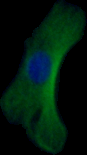
#> input picture tests/fixtures/cells/P1_W1_C2.PNG, 87 x 155 px, given in place of P1_W1_C1.PNG, which was not available
$ python make_fixtures.py cells/P1_W1_C2.PNG
#> lines starting #> are read from the running program, lines starting #| are printed output that depends on the picture; after the words box and inside, x2 and y2 are one past the last pixel; in counts of white or black regions, pixels touching at a corner belong together; pictures that were not available may be replaced by others from this repository, and a replacement may not be noted
### microtubule_quantification.py
#!/usr/bin/env python3
"""
Microtubule Quantification Script
Analyzes cropped cell images to quantify microtubule presence (green fluorescence)
Prioritizes accuracy over speed with sophisticated image processing
"""

import cv2
import numpy as np
import pandas as pd
import matplotlib.pyplot as plt
from pathlib import Path
import argparse
from typing import Tuple, Dict
import json


class MicrotubuleQuantifier:
    """Quantifies microtubule presence in fluorescent cell images"""

    def __init__(self, gaussian_blur_size=5, morphology_kernel_size=3):
        """
        Initialize quantifier with processing parameters

        Args:
            gaussian_blur_size: Size of Gaussian blur kernel (must be odd)
            morphology_kernel_size: Size of morphological operation kernel
        """
        self.gaussian_blur_size = gaussian_blur_size
        self.morphology_kernel_size = morphology_kernel_size

    def extract_green_channel(self, image: np.ndarray) -> np.ndarray:
        """Extract and enhance green channel from RGB image"""
        if len(image.shape) == 2:
            # Already grayscale
            return image

        # Extract green channel
        green_channel = image[:, :, 1]
        return green_channel

    def create_nucleus_mask(self, image: np.ndarray) -> np.ndarray:
        """
        Create a mask of the nucleus (blue stained regions)
        Returns a binary mask where nucleus pixels are 255 (white)
        """
        if len(image.shape) == 2:
            # Grayscale image, no blue channel
            return np.zeros_like(image)

        # Extract blue channel
        blue_channel = image[:, :, 0]

        # Threshold to identify nucleus (blue regions)
        # Using Otsu's method for automatic thresholding
        _, nucleus_mask = cv2.threshold(blue_channel, 0, 255, cv2.THRESH_BINARY + cv2.THRESH_OTSU)

        # Clean up the mask with morphological operations
        kernel = cv2.getStructuringElement(cv2.MORPH_ELLIPSE, (5, 5))
        nucleus_mask = cv2.morphologyEx(nucleus_mask, cv2.MORPH_CLOSE, kernel, iterations=2)

        return nucleus_mask

    # [32 lines left out: functions apply_background_subtraction, denoise_image, not called in this run]

    def threshold_microtubules(self, denoised: np.ndarray) -> Tuple[np.ndarray, int]:
        """
        Apply multiple thresholding methods and use the most conservative
        Returns binary mask and threshold value used
        """
        # Method 1: Otsu's method (automatic optimal threshold)
        otsu_thresh, otsu_mask = cv2.threshold(denoised, 0, 255, cv2.THRESH_BINARY + cv2.THRESH_OTSU)

        # Method 2: Triangle algorithm (good for skewed distributions)
        triangle_thresh, triangle_mask = cv2.threshold(denoised, 0, 255, cv2.THRESH_BINARY + cv2.THRESH_TRIANGLE)

        # Method 3: Adaptive threshold for local variations
        adaptive_mask = cv2.adaptiveThreshold(denoised, 255, cv2.ADAPTIVE_THRESH_GAUSSIAN_C,
                                              cv2.THRESH_BINARY, 51, -10)

        # Use Otsu as primary method (most reliable for bimodal distributions)
        # But verify it's reasonable
        final_mask = otsu_mask
        final_thresh = otsu_thresh

        return final_mask, final_thresh

    def clean_mask(self, mask: np.ndarray) -> np.ndarray:
        """
        Clean up the binary mask using morphological operations
        Removes small noise artifacts while preserving microtubule structures
        """
        kernel = cv2.getStructuringElement(cv2.MORPH_ELLIPSE,
                                          (self.morphology_kernel_size, self.morphology_kernel_size))

        # Morphological opening: removes small noise
        cleaned = cv2.morphologyEx(mask, cv2.MORPH_OPEN, kernel, iterations=1)

        # Morphological closing: fills small gaps in microtubules
        cleaned = cv2.morphologyEx(cleaned, cv2.MORPH_CLOSE, kernel, iterations=1)

        return cleaned

    def quantify_green_percentage(self, mask: np.ndarray) -> float:
        """
        Calculate percentage of pixels that are green (microtubules)

        Returns:
            Percentage of green pixels (0-100)
        """
        total_pixels = mask.size
        green_pixels = np.count_nonzero(mask)
        percentage = (green_pixels / total_pixels) * 100

        return percentage

    # [314 lines left out: functions process_image, _save_visualizations, process_batch, plot_dose_response, main, not called in this run]


# [2 lines that do not run on import are left out]

### tests/fixtures/make_fixtures.py
#!/usr/bin/env python3
"""
Build the labelled test corpus for the microtubule quantifier and its ground truth.

Ground truth for every image is the repository's own Python pipeline
(MicrotubuleQuantifier, the steps process_image actually executes), run on the
file exactly as it is on disk with cv2.imread (IMREAD_COLOR: alpha dropped,
16-bit reduced to 8-bit, EXIF orientation applied). The browser must reproduce
`percent` within 1 percentage point on every entry (docs/reports/microtubules-spec.md).

Layout (all under tests/fixtures/):
  cells/      the 36 original cropped cells (RGBA .PNG, as cropped in ImageJ);
              copied from the Desktop folder when it is present, otherwise left as is
  fullfield/  whole-well microscope images (merged green+blue), 500-1400 px a side
  edge/       generated edge cases: wrong file types, tiny, grayscale, 16-bit,
              alpha, JPEG re-encode, EXIF-rotated JPEG, solid colours, and a
              12-megapixel image (24 MP is written to edge/generated-large/, git-ignored)
  ground_truth.json   one entry per image: python percent, threshold, pixel counts,
              size, sha256, and the expected outcome for non-images

Usage (from the repo root):
    .venv/bin/python tests/fixtures/make_fixtures.py            # rebuild everything
    .venv/bin/python tests/fixtures/make_fixtures.py --check    # recompute and compare with ground_truth.json
"""
import hashlib
import json
import shutil
import sys
from pathlib import Path

import cv2
import numpy as np

ROOT = Path(__file__).resolve().parents[2]
sys.path.insert(0, str(ROOT))
from microtubule_quantification import MicrotubuleQuantifier  # noqa: E402

FIX = ROOT / "tests" / "fixtures"
CELLS = FIX / "cells"
FULL = FIX / "fullfield"
EDGE = FIX / "edge"
LARGE = EDGE / "generated-large"  # git-ignored (files > 5 MB)
GT = FIX / "ground_truth.json"

DESKTOP = Path.home() / "Desktop" / "Out and About" / "Sidequest" / "Microtubule Quantification"
DESKTOP_CELLS = DESKTOP / "Organized Cropped Cells"
DESKTOP_FULL = DESKTOP / "Overlayed Images"
DESKTOP_JPEG = DESKTOP / "20251118_TuesAM_Group4"

# Whole-well images chosen as the "new images" the browser has never seen:
# three merged PNGs (different plates and doses) and one JPEG straight off the microscope camera.
FULLFIELD_SOURCES = {
    "Plate1_W1_untreated.png": DESKTOP_FULL / "Plate1_W1.png",
    "Plate2_45_nocodazole45uM.png": DESKTOP_FULL / "Plate2_45.png",
    "Plate3_W2_New_nocodazole25uM.png": DESKTOP_FULL / "Plate3_W2_New.png",
    "Plate1_W1_green_channel_camera.jpeg": DESKTOP_JPEG / "Plate 1 1 G.jpeg",
}

Q = MicrotubuleQuantifier()


def measure(img: np.ndarray) -> dict:
    """The executed path of MicrotubuleQuantifier.process_image, without the figures."""
    green = Q.extract_green_channel(img)
    nucleus = Q.create_nucleus_mask(img)
    mask, thresh = Q.threshold_microtubules(green)
    mask[nucleus > 0] = 0
    final = Q.clean_mask(mask)
    return {
        "percent": Q.quantify_green_percentage(final),
        "threshold": int(thresh),
        "green_pixels": int(np.count_nonzero(final)),
        "total_pixels": int(final.size),
        "width": int(img.shape[1]),
        "height": int(img.shape[0]),
    }


def sha256(path: Path) -> str:
    return hashlib.sha256(path.read_bytes()).hexdigest()


def copy_sources():
    CELLS.mkdir(parents=True, exist_ok=True)
    FULL.mkdir(parents=True, exist_ok=True)
    if DESKTOP_CELLS.is_dir():
        for p in sorted(DESKTOP_CELLS.glob("*.PNG")):
            shutil.copyfile(p, CELLS / p.name)
        print(f"copied {len(list(CELLS.glob('*.PNG')))} cells from {DESKTOP_CELLS}")
    else:
        print(f"(Desktop cells folder not found; keeping {len(list(CELLS.glob('*.PNG')))} committed cells)")
    for name, src in FULLFIELD_SOURCES.items():
        if src.is_file():
            shutil.copyfile(src, FULL / name)
    print(f"fullfield: {sorted(p.name for p in FULL.iterdir())}")


def make_edge_cases():
    EDGE.mkdir(parents=True, exist_ok=True)
    LARGE.mkdir(parents=True, exist_ok=True)
    cell = cv2.imread(str(CELLS / "P1_W1_C1.PNG"), cv2.IMREAD_UNCHANGED)  # RGBA, 77x58
#> cell is the input picture: shape (155, 87, 4); mean B, G, R, A 12.1, 24.1, 0.3, 121.8
    bgr = cell[:, :, :3]

    # Wrong file types: must be refused with a clear message, never a crash or a number.
    (EDGE / "not-an-image.txt").write_text("This is a text file, not an image.\n")
    (EDGE / "renamed-text.png").write_text("PNG in name only; the bytes are text.\n")
    (EDGE / "truncated.png").write_bytes((CELLS / "P1_W1_C1.PNG").read_bytes()[:600])
    (EDGE / "document.pdf").write_bytes(b"%PDF-1.4\n1 0 obj<</Type/Catalog>>endobj\ntrailer<</Root 1 0 R>>\n%%EOF\n")
    (EDGE / "empty.png").write_bytes(b"")
    # TIFF: valid image, but Chrome and Firefox cannot decode it (Safari can). The page
    # must say so instead of failing silently.
    cv2.imwrite(str(EDGE / "cell.tiff"), bgr)

    # Same cell, other encodings the browser CAN decode. Python truth is computed on
    # each file as written, so the JPEG entries already include JPEG loss.
    cv2.imwrite(str(EDGE / "cell-rgb.png"), bgr)
    cv2.imwrite(str(EDGE / "cell-rgba-transparent-border.png"), cell)
    cv2.imwrite(str(EDGE / "cell-q95.jpg"), bgr, [cv2.IMWRITE_JPEG_QUALITY, 95])
    cv2.imwrite(str(EDGE / "cell-q60.jpg"), bgr, [cv2.IMWRITE_JPEG_QUALITY, 60])
    cv2.imwrite(str(EDGE / "cell.webp"), bgr, [cv2.IMWRITE_WEBP_QUALITY, 101])  # 101 = lossless
    cv2.imwrite(str(EDGE / "cell.bmp"), bgr)
    cv2.imwrite(str(EDGE / "cell-16bit.png"), (bgr.astype(np.uint16) * 257))
    cv2.imwrite(str(EDGE / "cell-grayscale.png"), cv2.cvtColor(bgr, cv2.COLOR_BGR2GRAY))
    # 1-bit-ish palette PNG (indexed colour) via quantisation to 16 colours
    small = (bgr // 16) * 16
    cv2.imwrite(str(EDGE / "cell-posterized.png"), small)

    # Sizes
    cv2.imwrite(str(EDGE / "one-pixel.png"), np.array([[[0, 200, 0]]], np.uint8))
    cv2.imwrite(str(EDGE / "tiny-4x4.png"), cv2.resize(bgr, (4, 4), interpolation=cv2.INTER_NEAREST))
    cv2.imwrite(str(EDGE / "all-black.png"), np.zeros((64, 64, 3), np.uint8))
    cv2.imwrite(str(EDGE / "all-green.png"), np.full((64, 64, 3), (0, 255, 0), np.uint8))
    cv2.imwrite(str(EDGE / "all-blue-nucleus-only.png"), np.full((64, 64, 3), (255, 0, 0), np.uint8))
    # Wide and tall aspect ratios (layout on a phone)
    cv2.imwrite(str(EDGE / "wide-2000x100.png"), np.tile(bgr, (2, 26, 1))[:100, :2000])
    cv2.imwrite(str(EDGE / "tall-100x2000.png"), np.tile(bgr, (35, 2, 1))[:2000, :100])
    # 12 MP (4000 x 3000) tiled cell mosaic: compresses well, stays well under 5 MB
    mosaic = np.tile(bgr, (3000 // 58 + 1, 4000 // 77 + 1, 1))[:3000, :4000]
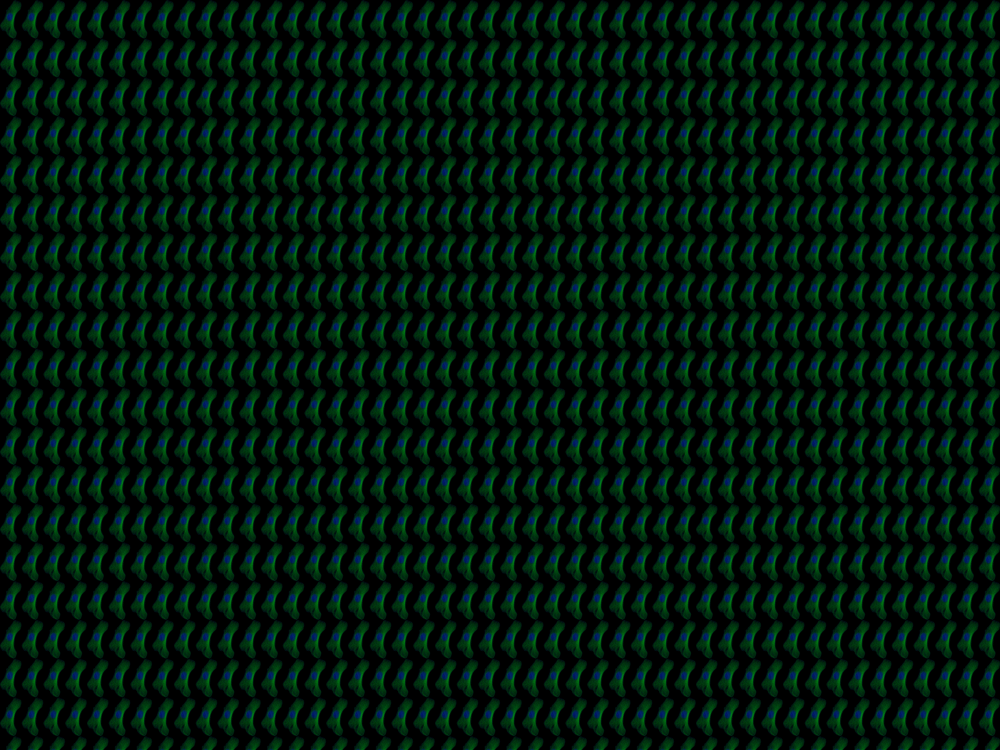
#> mosaic: shape (3000, 4000, 3) (shown at 1/4 size); mean B, G, R 12.1, 24.1, 0.3
    cv2.imwrite(str(EDGE / "huge-12mp-4000x3000.png"), mosaic, [cv2.IMWRITE_PNG_COMPRESSION, 9])
    cv2.imwrite(str(EDGE / "huge-12mp-4000x3000.jpg"), mosaic, [cv2.IMWRITE_JPEG_QUALITY, 85])
    # 24 MP (6000 x 4000), what a phone camera produces; git-ignored, regenerated on demand
    big = np.tile(bgr, (4000 // 58 + 1, 6000 // 77 + 1, 1))[:4000, :6000]
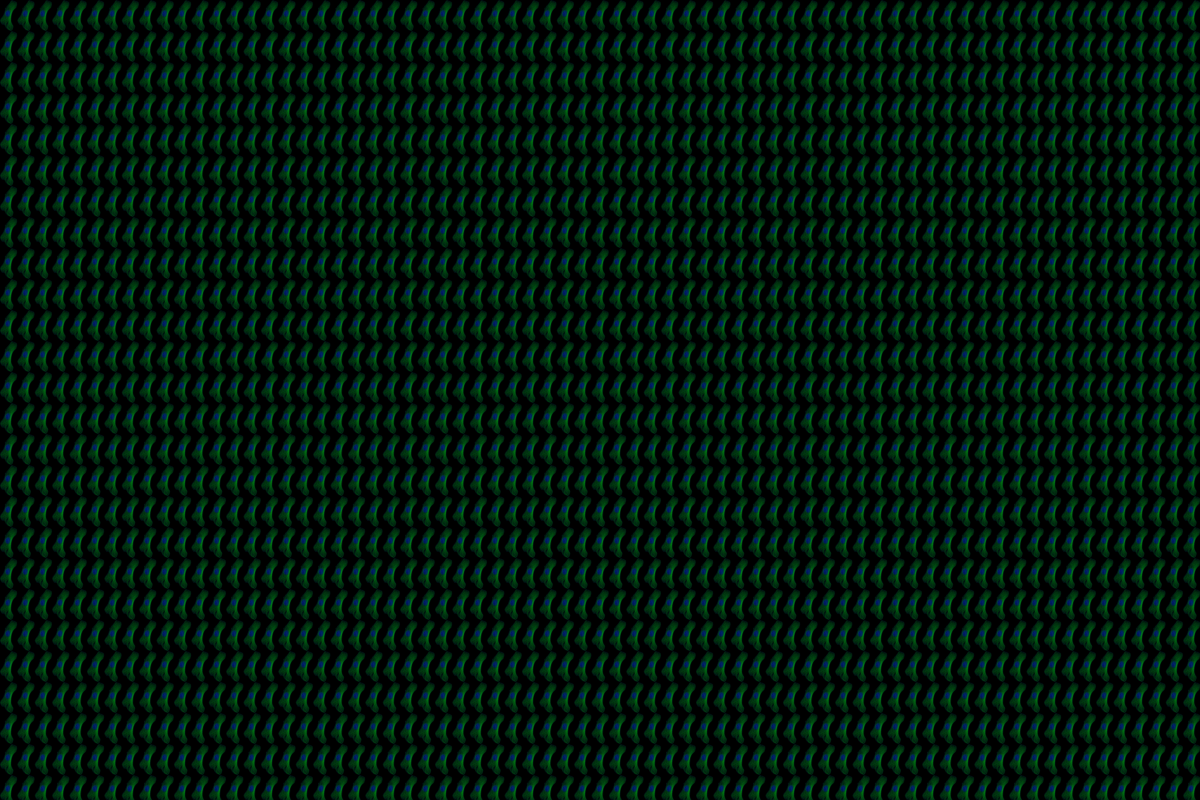
#> big: shape (4000, 6000, 3) (shown at 1/5 size); mean B, G, R 12.2, 24.2, 0.3
    cv2.imwrite(str(LARGE / "huge-24mp-6000x4000.jpg"), big, [cv2.IMWRITE_JPEG_QUALITY, 90])
    del big

    # EXIF-rotated JPEG: a wide cell tagged Orientation=6 (rotate 90 CW). cv2.imread applies
    # EXIF orientation, so Python truth is on the rotated image; the browser must do the same.
    wide = np.tile(bgr, (1, 3, 1))  # 231 x 58
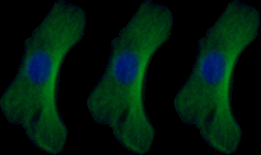
#> wide: shape (155, 261, 3); mean B, G, R 12.1, 24.1, 0.3
    ok, buf = cv2.imencode(".jpg", wide, [cv2.IMWRITE_JPEG_QUALITY, 95])
#> buf = 9343 values, max 255 at index 0, min 0 at index 4, mean 126.2
    assert ok
    (EDGE / "exif-rotated-orientation6.jpg").write_bytes(_add_exif_orientation(buf.tobytes(), 6))


def _add_exif_orientation(jpeg: bytes, orientation: int) -> bytes:
    """Insert a minimal APP1 Exif segment with only the Orientation tag."""
    assert jpeg[:2] == b"\xff\xd8"
    tiff = b"II*\x00" + (8).to_bytes(4, "little")  # little-endian, IFD0 at offset 8
    ifd = (1).to_bytes(2, "little")
    ifd += (0x0112).to_bytes(2, "little") + (3).to_bytes(2, "little") + (1).to_bytes(4, "little")
    ifd += orientation.to_bytes(2, "little") + b"\x00\x00"
    ifd += (0).to_bytes(4, "little")  # next IFD
    payload = b"Exif\x00\x00" + tiff + ifd
    app1 = b"\xff\xe1" + (len(payload) + 2).to_bytes(2, "big") + payload
    return jpeg[:2] + app1 + jpeg[2:]


NON_IMAGES = {
    "not-an-image.txt": "refused: not an image (plain text)",
    "renamed-text.png": "refused: .png extension but not image bytes",
    "truncated.png": "refused: corrupt/truncated PNG",
    "document.pdf": "refused: PDF is not an image",
    "empty.png": "refused: empty file",
    "cell.tiff": "refused in Chrome/Firefox (no TIFF decoder): message must name the supported types; Safari may decode it and then must match python",
}


def build_ground_truth() -> dict:
    gt = {"_about": (
        "percent/threshold/counts come from microtubule_quantification.MicrotubuleQuantifier "
        "(the steps process_image executes) on the file as cv2.imread loads it. Browser must be within 1 "
        "percentage point of percent for every image entry; JPEG/WebP-lossy entries allow decoder "
        "differences inside that same 1 point. Non-image entries record the expected refusal."
    ), "images": {}, "non_images": {}}
    for folder in (CELLS, FULL, EDGE, LARGE):
        for p in sorted(folder.iterdir()):
            if p.is_dir() or p.name.startswith("."):
                continue
            rel = str(p.relative_to(FIX))
            if p.name in NON_IMAGES:
                gt["non_images"][rel] = {"expect": NON_IMAGES[p.name], "bytes": p.stat().st_size, "sha256": sha256(p)}
                continue
            img = cv2.imread(str(p))  # IMREAD_COLOR, exactly what the pipeline does
            if img is None:
                gt["non_images"][rel] = {"expect": "cv2 cannot decode it either", "bytes": p.stat().st_size, "sha256": sha256(p)}
                continue
            entry = measure(img)
#> in create_nucleus_mask, `_, nucleus_mask = cv2.threshold(blue_channel, 0, 255, cv2.THRESH_BINAR..`:
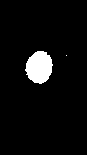
#> nucleus_mask: shape (155, 87); 5.1% white; 2 white regions (1 under 20 px), largest, box (x1, y1, x2, y2) and area: (25, 51, 53, 84) 680
#> in threshold_microtubules, `otsu_thresh, otsu_mask = cv2.threshold(denoised, 0, 255, cv2.THRESH_BI..`: otsu_thresh = 28
#> in threshold_microtubules, `triangle_thresh, triangle_mask = cv2.threshold(denoised, 0, 255, cv2.T..`:
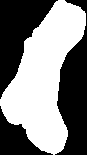
#> triangle_mask: shape (155, 87); 50.8% white; 3 black regions, box (x1, y1, x2, y2) and area: (55, 0, 87, 155) 2927, (0, 0, 58, 99) 2639, (0, 106, 53, 155) 1071
#> in threshold_microtubules, `triangle_thresh, triangle_mask = cv2.threshold(denoised, 0, 255, cv2.T..`: triangle_thresh = 2
#> in threshold_microtubules, `adaptive_mask = cv2.adaptiveThreshold(denoised, 255, cv2.ADAPTIVE_THRE..`:
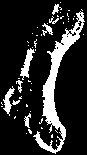
#> adaptive_mask: shape (155, 87); 16.6% white; 51 white regions (42 under 20 px), largest, box (x1, y1, x2, y2) and area: (33, 11, 85, 154) 1525, (20, 48, 35, 80) 186, (3, 86, 15, 116) 144
#> in threshold_microtubules, `final_thresh = otsu_thresh`: final_thresh = 28
#> in clean_mask, `cleaned = cv2.morphologyEx(cleaned, cv2.MORPH_CLOSE, kernel, iteration..`:
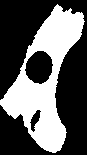
#> cleaned: shape (155, 87); 37% white; 1 white region, box (x1, y1, x2, y2) and area: (0, 4, 85, 153) 4988
#> in quantify_green_percentage, `green_pixels = np.count_nonzero(mask)`: green_pixels = 4988
#> in quantify_green_percentage, `percentage = (green_pixels / total_pixels) * 100`: percentage = 36.99
#> entry = {'percent': 36.99, 'threshold': 28, 'green_pixels': 4988, 'total_pixels': 13485, 'width': 87, 'height': 155}
            entry["bytes"] = p.stat().st_size
            entry["sha256"] = sha256(p)
            entry["committed"] = folder is not LARGE
            gt["images"][rel] = entry
#> pass 2 of the loop in build_ground_truth, `for folder in (CELLS, FULL, EDGE, LARGE):`:
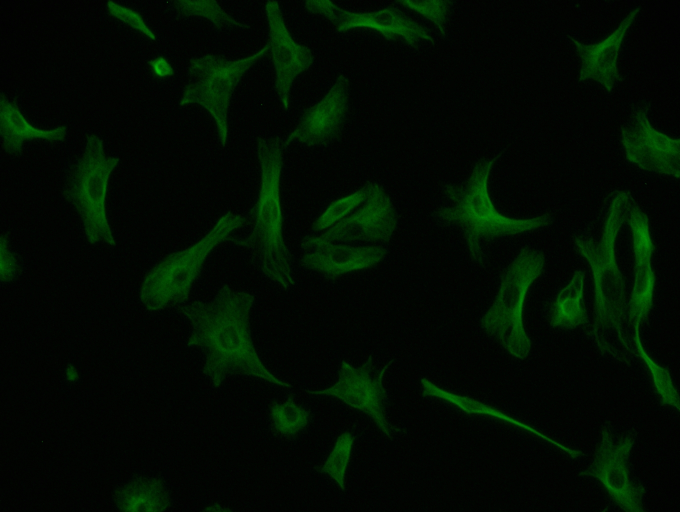
#> input picture tests/fixtures/fullfield/Plate1_W1_green_channel_camera.jpeg, 1360 x 1024 px (shown at 1/2 size)
#> in build_ground_truth, img is the input picture: shape (1024, 1360, 3); mean B, G, R 0.9, 12.7, 1.2
#> green_channel: shape (1024, 1360)
#> blue_channel: shape (1024, 1360)
#> in create_nucleus_mask (call 3), `_, nucleus_mask = cv2.threshold(blue_channel, 0, 255, cv2.THRESH_BINAR..`:
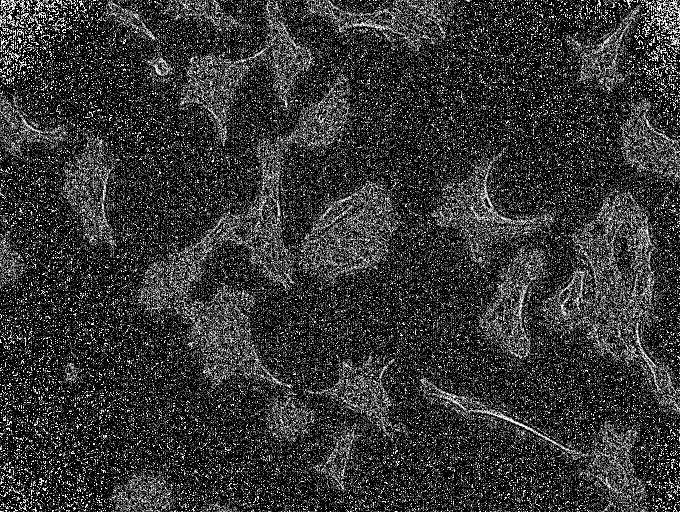
#> nucleus_mask: shape (1024, 1360) (shown at 1/2 size); 19.8% white in thin lines or dots
#> triangle_thresh = 14
#> in threshold_microtubules (call 3), `adaptive_mask = cv2.adaptiveThreshold(denoised, 255, cv2.ADAPTIVE_THRE..`:
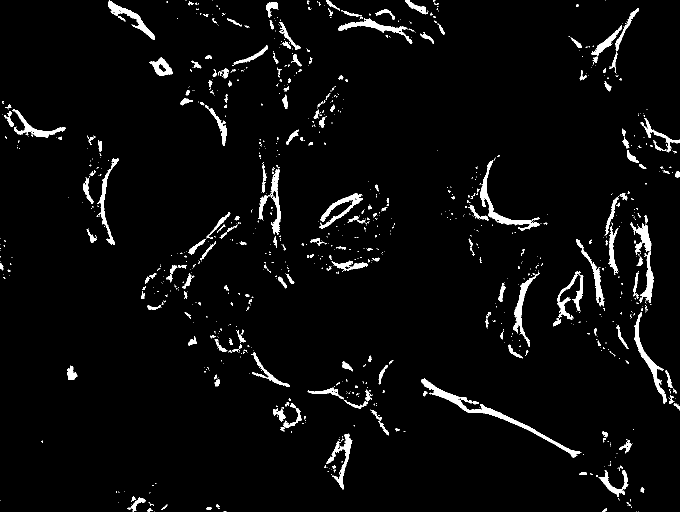
#> adaptive_mask: shape (1024, 1360) (shown at 1/2 size); 3.7% white; 990 white regions (763 under 20 px), largest, box (x1, y1, x2, y2) and area: (843, 757, 1163, 916) 3280, (960, 321, 1080, 462) 1984, (1269, 624, 1333, 807) 1675
#> entry = {'percent': 0, 'threshold': 28, 'green_pixels': 0, 'total_pixels': 1392640, 'width': 1360, 'height': 1024}
    return gt


def main(argv):
    if "--check" in argv:
        current = build_ground_truth()
        saved = json.loads(GT.read_text())
        bad = 0
        for rel, e in current["images"].items():
            s = saved["images"].get(rel)
            if s is None:
                print(f"NEW   {rel}: {e['percent']:.4f}%")
                continue
            d = abs(s["percent"] - e["percent"])
            flag = "ok" if d < 1e-9 and s["sha256"] == e["sha256"] else "DIFF"
            bad += flag == "DIFF"
            print(f"{flag:4} {rel}: saved {s['percent']:.4f}% now {e['percent']:.4f}%")
        print("all match" if not bad else f"{bad} differences")
        return 1 if bad else 0
    copy_sources()
    make_edge_cases()
    gt = build_ground_truth()
#> gt = 3 items
    GT.write_text(json.dumps(gt, indent=2) + "\n")
    print(f"wrote {GT.relative_to(ROOT)}: {len(gt['images'])} images, {len(gt['non_images'])} non-images")
#| wrote tests/fixtures/ground_truth.json: 7 images, 5 non-images
    for rel, e in gt["images"].items():
        print(f"  {rel}: {e['percent']:.4f}% (t={e['threshold']}, {e['width']}x{e['height']}, {e['bytes']} B)")
#> this loop made 7 passes
#> rel on passes 1, 2, 4, 5, 7: 'cells/P1_W1_C2.PNG', 'cells/P1_W1_C3.PNG', 'fullfield/Plate1_W1_untreated.png', 'fullfield/Plate2_45_nocodazole45uM.png', 'edge/exif-rotated-orientation6.jpg'
#> (printed output is left out)
    return 0


if __name__ == "__main__":
    sys.exit(main(sys.argv[1:]))
#> (the program exits here)
